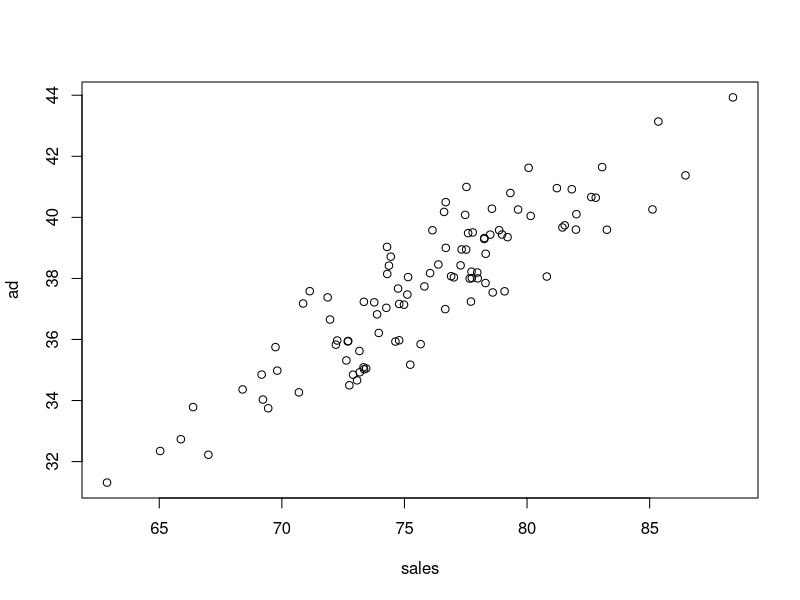

Write R code to recreate this figure.
set.seed(1)
outdoor = rnorm(100, mean = 75, sd = 5)

ad = outdoor*0.5 + rnorm(100, mean = 0, sd = 1)

sales = outdoor*1 + ad*0.01 +  rnorm(100, mean = 0, sd = 1)

cor(sales, ad)

plot(sales, ad)



